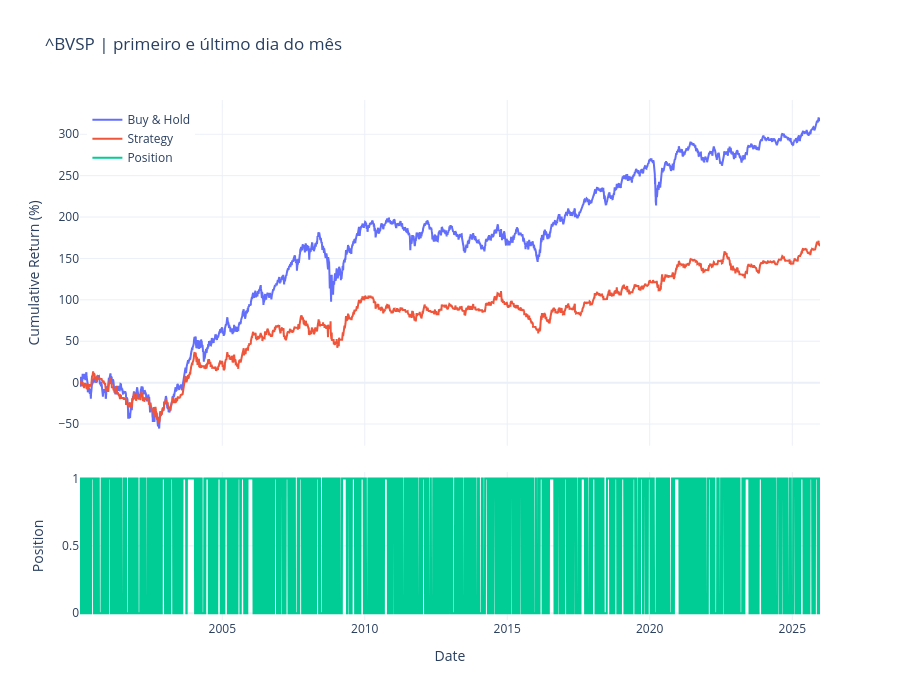

Notebook code for this chart:
### Code cell
fig = make_subplots(
    rows=2,
    cols=1,
    shared_xaxes=True,
    row_heights=[0.7, 0.3], 
    vertical_spacing=0.05
)

fig.add_trace(
    go.Scatter(
        x=df.index,
        y=df["buy_hold"] * 100,
        name="Buy & Hold",
        line=dict(width=2)
    ),
    row=1, col=1
)

fig.add_trace(
    go.Scatter(
        x=df.index,
        y=df["strategy"] * 100,
        name="Strategy",
        line=dict(width=2)
    ),
    row=1, col=1
)

fig.add_trace(
    go.Scatter(
        x=df.index,
        y=df["position"],
        name="Position",
        line=dict(width=2),
    ),
    row=2, col=1
)

fig.update_layout(
    title=f"{ticker} | week move",
    template="plotly_white",
    height=700,
    legend=dict(x=0.01, y=0.99)
)

fig.update_yaxes(
    title_text="Cumulative Return (%)",
    row=1, col=1
)

fig.update_yaxes(
    title_text="Position",
    range=[-0.05, 1.05],
    row=2, col=1
)

fig.update_xaxes(title_text="Date", row=2, col=1)

fig.show()

### Figure 1 — Plotly figure (JSON) as saved in the notebook; plotly's stock layout.template omitted (floating-point values rounded to 4 significant figures; data arrays with more than 128 entries replaced by an {"elided": "..."} marker saying what was removed)
{"data": [{"line": {"width": 2}, "name": "Buy & Hold", "type": "scatter", "x": {"elided": "6435 str values"}, "xaxis": "x", "y": {"elided": "6435 float values"}, "yaxis": "y"}, {"line": {"width": 2}, "name": "Strategy", "type": "scatter", "x": {"elided": "6435 str values"}, "xaxis": "x", "y": {"elided": "6435 float values"}, "yaxis": "y"}, {"line": {"width": 2}, "name": "Position", "type": "scatter", "x": {"elided": "6435 str values"}, "xaxis": "x2", "y": {"elided": "6435 int values"}, "yaxis": "y2"}], "layout": {"height": 700, "legend": {"x": 0.01, "y": 0.99}, "title": {"text": "^BVSP | primeiro e último dia do mês"}, "xaxis": {"anchor": "y", "domain": [0, 1], "matches": "x2", "showticklabels": false}, "xaxis2": {"anchor": "y2", "domain": [0, 1], "title": {"text": "Date"}}, "yaxis": {"anchor": "x", "domain": [0.335, 1.0], "title": {"text": "Cumulative Return (%)"}}, "yaxis2": {"anchor": "x2", "domain": [0, 0.285], "range": [-0.05, 1.05], "title": {"text": "Position"}}}}
